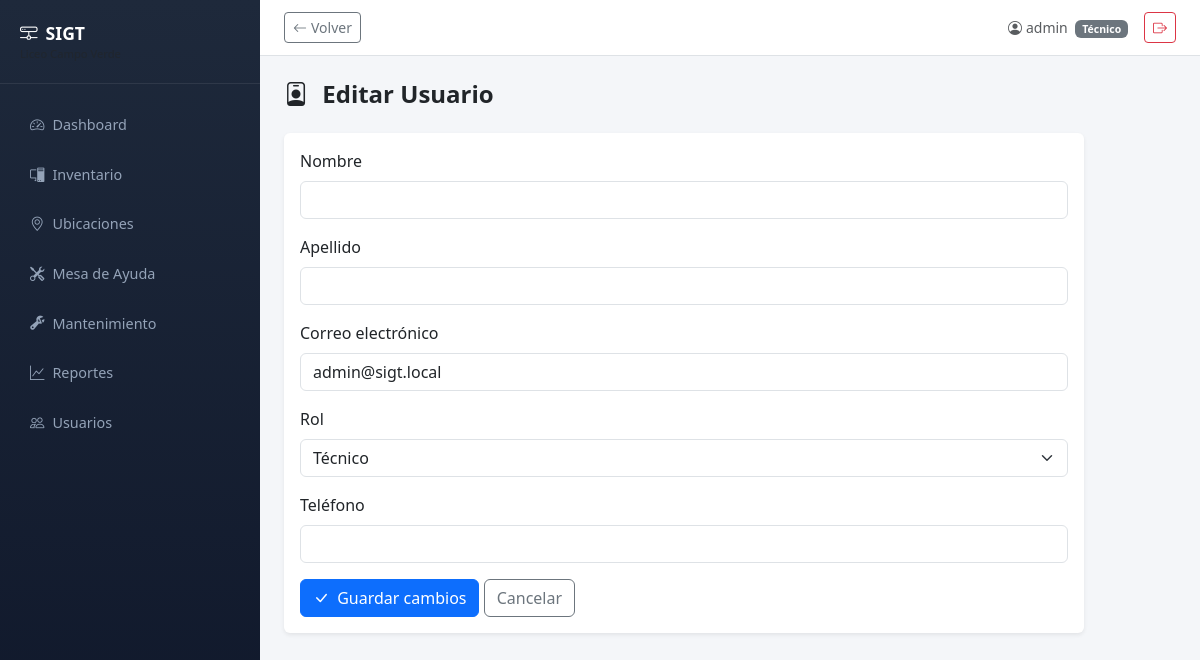
The app's page /usuarios/1/editar/ (signed in) with its own data.
### usuarios/models.py (models this page shows, shortened)
class User(AbstractUser):
    ROL_CHOICES = [
        ('admin', 'Administrador'),
        ('tecnico', 'Técnico'),
    ]
    rol = models.CharField(max_length=10, choices=ROL_CHOICES, default='tecnico')
    telefono = models.CharField(max_length=20, blank=True)
    class Meta:
        verbose_name = 'usuario'
        verbose_name_plural = 'usuarios'

### usuarios/views.py (the view, shortened to what this page needs)
# urls.py: path('<int:pk>/editar/', views.UserUpdateView.as_view(), name='editar'),
class UserUpdateView(LoginRequiredMixin, PermisosUsuariosMixin, UpdateView):
    model = User
    form_class = UserEditForm
    template_name = 'usuarios/user_form.html'
    permission_required = 'usuarios.change_user'

### usuarios/forms.py
class UserEditForm(forms.ModelForm):
    class Meta:
        model = User
        fields = ['first_name', 'last_name', 'email', 'rol', 'telefono']
        widgets = {
            'first_name': forms.TextInput(attrs={'class': 'form-control'}),
            'last_name': forms.TextInput(attrs={'class': 'form-control'}),
            'email': forms.EmailInput(attrs={'class': 'form-control'}),
            'rol': forms.Select(attrs={'class': 'form-select'}),
            'telefono': forms.TextInput(attrs={'class': 'form-control'}),
        }
        labels = {
            'first_name': 'Nombre',
            'last_name': 'Apellido',
            'email': 'Correo electrónico',
            'rol': 'Rol',
            'telefono': 'Teléfono',
        }

### usuarios/views.py (called while the page is built)
    def has_permission(self):
        return super().has_permission() or self.request.user.is_superuser

### usuarios/templates/usuarios/user_form.html (shortened to what this page needs)
{% extends "base.html" %}
{% block content %}
<h4 class="fw-bold mb-4">
        <i class="bi bi-person-badge me-2"></i>
        {% if form.instance.pk %}Editar Usuario{% else %}Nuevo Usuario{% endif %}
    </h4>
<div class="card border-0 shadow-sm" style="max-width: 800px;">
    <div class="card-body">
        <form method="post" novalidate>
            {% for field in form %}
            <div class="mb-3">
                <label for="{{ field.id_for_label }}" class="form-label">{{ field.label }}</label>
                {{ field }}
            </div>
            {% endfor %}
            <button type="submit" class="btn btn-primary">
                <i class="bi bi-check-lg me-1"></i>
                {% if form.instance.pk %}Guardar cambios{% else %}Crear usuario{% endif %}
            </button>
            <a href="{% url 'usuarios:lista' %}" class="btn btn-outline-secondary">Cancelar</a>
        </form>
    </div>
</div>
{% endblock %}

### templates/base.html (shortened to what this page needs)
{% load static %}
<!DOCTYPE html>
<html lang="es" data-bs-theme="light">
<head>
    <link href="https://cdn.jsdelivr.net/npm/bootstrap@5.3.3/dist/css/bootstrap.min.css" rel="stylesheet">
    <link href="https://cdn.jsdelivr.net/npm/bootstrap-icons@1.11.3/font/bootstrap-icons.min.css" rel="stylesheet">
</head>
<body>
    <aside class="sidebar" id="sidebar">
        <div class="sidebar-brand">
            <i class="bi bi-hdd-network me-2"></i>SIGT
            <small class="d-block text-muted" style="font-size:0.7rem; font-weight:400;">Liceo Campo Verde</small>
        </div>
        <nav class="nav flex-column mt-3">
            {% for item in sidebar_items %}
            <a class="nav-link {% if request.path == item.url %}active{% endif %}" href="{{ item.url }}">
                <i class="bi {{ item.icon }} me-2"></i>{{ item.label }}
            </a>
            {% endfor %}
        </nav>
    </aside>
    <div class="main-content">
        <div class="topbar d-flex justify-content-between align-items-center">
            <div class="d-flex align-items-center gap-2">
                {% if user.is_authenticated %}
                <button type="button" class="btn btn-sm btn-outline-secondary" onclick="history.back()" title="Volver atrás">
                    <i class="bi bi-arrow-left me-1"></i>Volver
                </button>
                {% endif %}
            </div>
            <div class="d-flex align-items-center gap-3">
                {% if user.is_authenticated %}
                <span class="text-muted small">
                    <i class="bi bi-person-circle me-1"></i>{{ user.get_full_name|default:user.username }}
                    {% if user.rol %}<span class="badge bg-secondary ms-1">{{ user.get_rol_display }}</span>{% endif %}
                </span>
                <form method="post" action="{% url 'usuarios:logout' %}" class="d-inline">
                    <button type="submit" class="btn btn-sm btn-outline-danger">
                        <i class="bi bi-box-arrow-right"></i>
                    </button>
                </form>
                {% endif %}
            </div>
        </div>
        <div class="content-body">
            {% block content %}{% endblock %}
        </div>
    </div>
</body>
</html>

### templates/base.html (style rules this page uses)
:root { --sidebar-width: 260px; --sidebar-collapsed: 0px; }
body { min-height: 100vh; background: #f4f6f9; }
.sidebar { width: var(--sidebar-width); min-height: 100vh; background: linear-gradient(180deg, #1e293b 0%, #0f172a 100%); position: fixed; top: 0; left: 0; z-index: 1040; transition: transform 0.3s ease; }
.sidebar .nav-link { color: #94a3b8; padding: 0.75rem 1.25rem; border-radius: 0.5rem; margin: 2px 10px; font-size: 0.9rem; transition: all 0.2s; }
.sidebar-brand { padding: 1.25rem; border-bottom: 1px solid rgba(255,255,255,0.08); color: #fff; font-weight: 700; font-size: 1.1rem; }
.main-content { margin-left: var(--sidebar-width); transition: margin-left 0.3s ease; min-height: 100vh; }
.topbar { background: #fff; border-bottom: 1px solid #dee2e6; padding: 0.75rem 1.5rem; }
.content-body { padding: 1.5rem; }

### records on screen
User: get_full_name "admin", rol "Técnico", form "admin@sigt.local" "Técnico"

### other values on screen
{{ item.label }} "Dashboard" "Inventario" "Ubicaciones" "Mesa de Ayuda" "Mantenimiento" "Reportes" "Usuarios"
{{ field.label }} "Nombre" "Apellido" "Correo electrónico" "Rol" "Teléfono"
